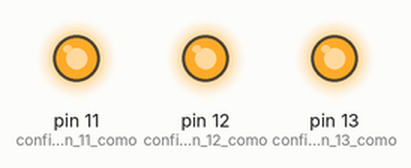
Recording of a program running on a simulated Arduino Uno, built with avr-gcc and run on an emulated ATmega328P. Parts: output pins drawn as LEDs (lit = HIGH).

Above: at 0.5 s.
At 3.5 s:
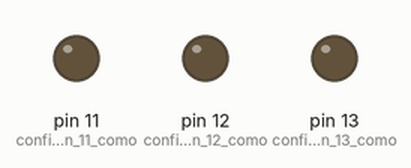
Timing chart, 0 to 4.6 s (numbered marks = the images above):
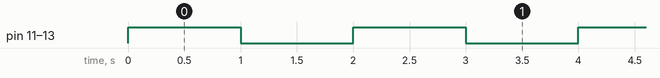

Measured:
- by itself, pin 11 (configurar_o_pin_11_como), pin 12 (configurar_o_pin_12_como), pin 13 (configurar_o_pin_13_como): alternates HIGH for 1.0 s and LOW for 1.0 s

The program:

main.cpp
```cpp
#include <Arduino.h>

void setup()
{

  pinMode (13, OUTPUT); // configurar o pin 13 como saída
  pinMode (12, OUTPUT); // configurar o pin 12 como saída
  pinMode (11,OUTPUT); // configurar o pin 11 como saída
}


void loop ()
{
  digitalWrite (13, HIGH); // ligar o pin 13
  digitalWrite (12, HIGH); // ligar o pin 12
  digitalWrite (11, HIGH); // ligar o pin 11
  delay (1000); // esperar 1 segundo
  digitalWrite (13, LOW); // desligar o pin 13
  digitalWrite (12, LOW); // desligar o pin 12
  digitalWrite (11, LOW); // desligar o pin 11
  delay(1000); // esperar 1 segundo
}
```
